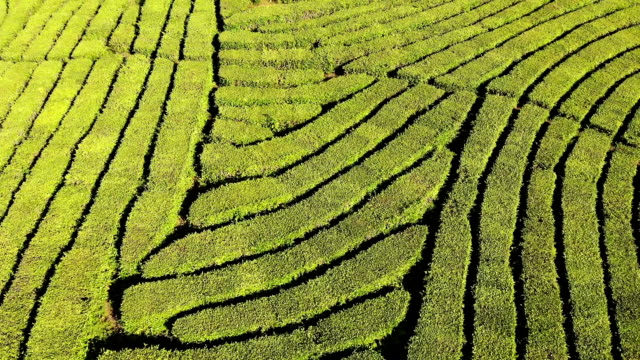
#> input picture mapgen/data/field.jpg, 640 x 360 px
$ python SIFT.py
#> lines starting #> are read from the running program, lines starting #| are printed output that depends on the picture
# steps of sift process
# 1.Scale-Space Extrema Detection
# 2.Keypoint Localization
# 3.Orientation Assignment
# 4.Local Descriptor Creation

from PIL import Image
from scipy import ndimage
import math
import numpy as np


# [139 lines left out: functions g_filter, compute_scale_space, compute_dog, find_keypoints, is_min_max, not called in this run]


if __name__ == "__main__":
    print("Hello")
    # open image
    img = Image.open('data/field.jpg').convert('LA')
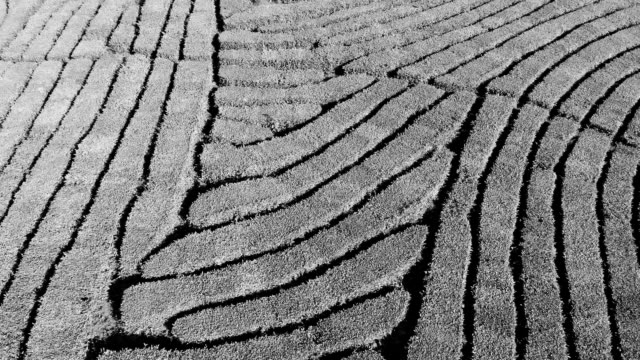
#> img: PIL image 640x360 LA; mean R, G, B, A 128.3, 128.3, 128.3, 255
    img_size = img.size
#> img_size = (640, 360)
    print(img_size)
#| (640, 360)

    # image size is doubled to get more key points as described in paper
    img_2x = img.resize((img_size[0] * 2, img_size[1] * 2), 2)
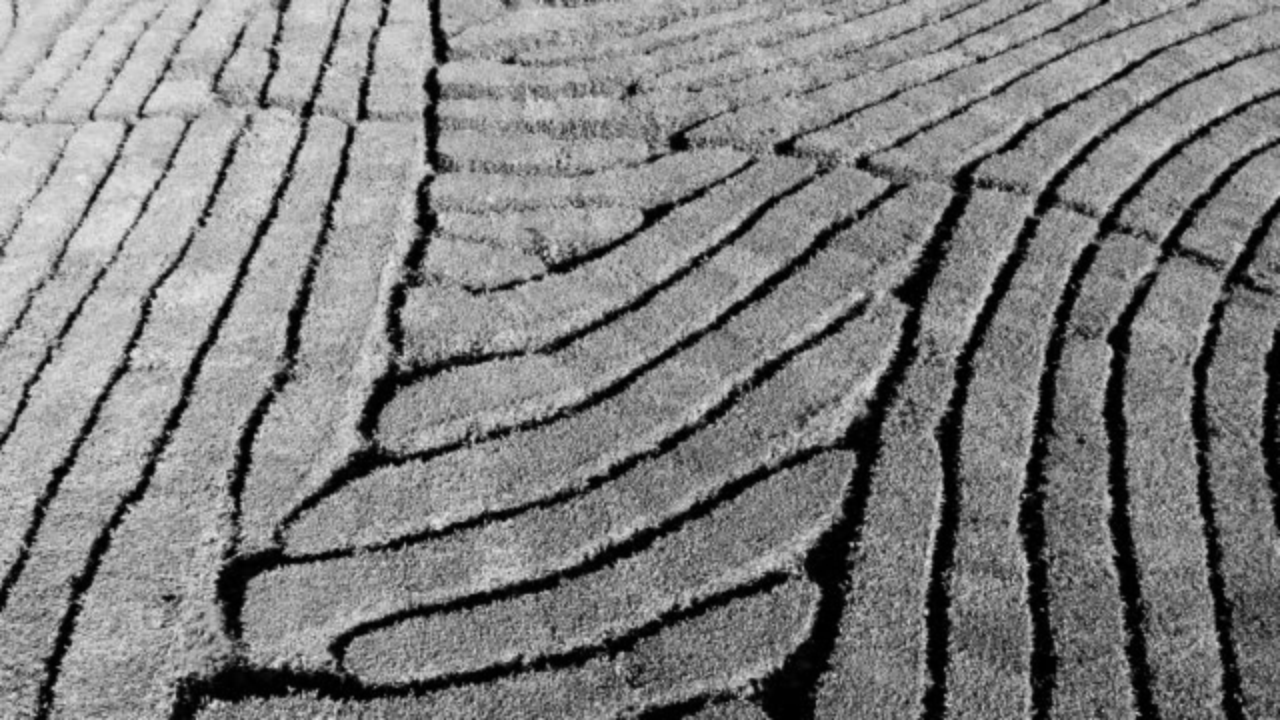
#> img_2x: PIL image 1280x720 LA; mean R, G, B, A 128.6, 128.6, 128.6, 255
